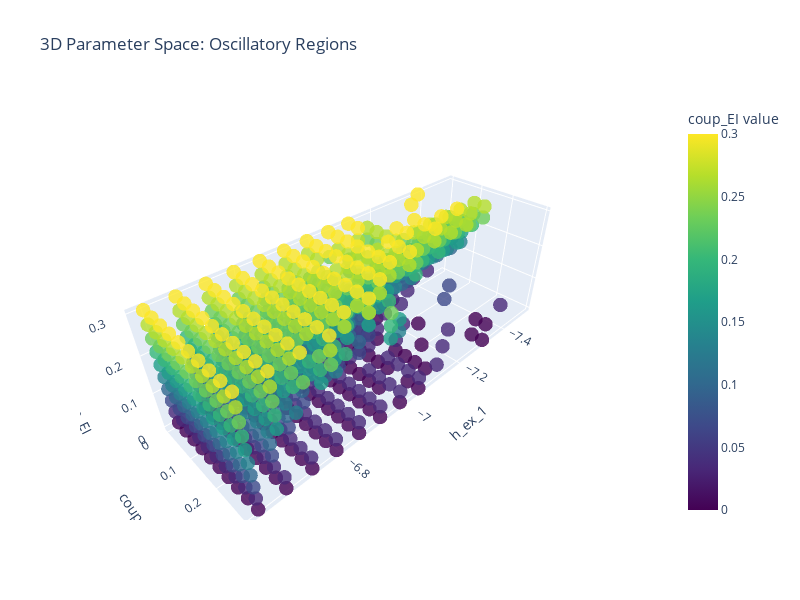

Here is the notebook cell this chart was saved with:
### Markdown cell above
# 2 and 3 D Parameter Scan

### Code cell
import numpy as np
import matplotlib.pyplot as plt
from scipy.integrate import solve_ivp
from scipy.signal import find_peaks
import plotly.graph_objects as go
from plotly.subplots import make_subplots
import plotly.express as px
from tqdm import tqdm


def detect_oscillation(solution, threshold_peaks=3, prominence_factor=0.01):
    """
    Detect if the solution exhibits oscillations by looking for multiple peaks
    in the Ex variable after transients have decayed.
    """
    # Use the second half of the time series to avoid transients
    t = solution.t
    Ex = solution.y[0]
    
    # Focus on the second half to avoid initial transients
    start_idx = len(t) // 2
    t_steady = t[start_idx:]
    Ex_steady = Ex[start_idx:]
    
    if len(Ex_steady) < 50:  # Not enough points
        return False
    
    # Calculate prominence for peak detection
    Ex_range = np.max(Ex_steady) - np.min(Ex_steady)
    prominence = Ex_range * prominence_factor

    # Find peaks
    peaks, _ = find_peaks(Ex_steady, distance=20, prominence=prominence)
    
    # Minimum number of peaks
    return len(peaks) >= threshold_peaks


def analyze_parameter_point(h_ex_1_val, coup_EE_val, coup_EI_val, other_params, t_span=(0, 20)):
    """Analyze a single point in parameter space"""
    try:
        solution = solve_ivp(fun=oscillator, t_span=t_span, y0=y_ini,
            args=(N, h_ex_1_val,  h_in_0, other_params, coup_EE_val, coup_EI_val, sr, t_span[1], pulse), 
            method='BDF', max_step=0.1, rtol=1e-6
        )

        # y0 = solution.y[:, -1]
        
        if solution.success:
            return detect_oscillation(solution)
        else:
            return False
    except:
        return False

# Fixed parameters
other_params = (1, 2.5, 10, 0, 5, 10) # Homoclinic

frac_E, frac_I = 0.1, 0.0 # < 1. 0, 0 means no coupling

# Initial conditions
SEED = 12345
rng  = default_rng(SEED)
y_ini = rng.uniform(size=2*N)

# 3D Parameter ranges to explore
h_ex_1_range  = np.linspace(-7.5, -6.6, 15)      
coup_EE_range = np.linspace(0.0, 0.3, 10)    
coup_EI_range = np.linspace(0.0, 0.3, 10)     


# Create the 3D parameter space grid
oscillation_grid_3d = np.zeros((len(h_ex_1_range), len(coup_EE_range), len(coup_EI_range)))

# 3D parameter scan
print("Performing 3D parameter scan...")
total_points = len(h_ex_1_range) * len(coup_EE_range) * len(coup_EI_range)
point_count = 0

for i, h_ex_1_val in enumerate(tqdm(h_ex_1_range, desc="h_ex_1 progress")):
    for j, coup_EE_val in enumerate(coup_EE_range):
        for k, coup_EI_val in enumerate(coup_EI_range):
            if analyze_parameter_point(h_ex_1_val, coup_EE_val, coup_EI_val, other_params):
                oscillation_grid_3d[i, j, k] = 1
    
print("Scan completed!")


# Create interactive 3D plot
def create_3d_oscillation_plot(oscillation_grid_3d, h_ex_1_range, coup_EE_range, coup_EI_range):
    """Create an interactive 3D scatter plot of oscillatory regions"""
    
    # Get coordinates of oscillatory points
    oscillatory_points = np.where(oscillation_grid_3d == 1)
    
    if len(oscillatory_points[0]) == 0:
        print("No oscillatory regions found in the parameter space!")
        return
    
    h_ex_osc    = h_ex_1_range[oscillatory_points[0]]
    coup_EE_osc = coup_EE_range[oscillatory_points[1]] 
    coup_EI_osc = coup_EI_range[oscillatory_points[2]]
    
    # Create 3D scatter plot
    fig = go.Figure(data=[go.Scatter3d(
        x=h_ex_osc,
        y=coup_EE_osc, 
        z=coup_EI_osc,
        mode='markers',
        marker=dict(
            size=5,
            color=coup_EI_osc,  # Color by q value
            colorscale='Viridis',
            opacity=0.8,
            colorbar=dict(title="coup_EI value")
        ),
        name='Oscillatory regions',
        hovertemplate=
        "<b>k_max:</b> %{x:.2f}<br>" +
        "<b>a1:</b> %{y:.2f}<br>" +
        "<b>q:</b> %{z:.2f}<br>" +
        "<extra></extra>"
    )])
    
    fig.update_layout(
        title='3D Parameter Space: Oscillatory Regions',
        scene=dict(
            xaxis_title='h_ex_1',
            yaxis_title='coup_EE',
            zaxis_title='coup_EI',
            camera=dict(
                eye=dict(x=1.5, y=1.5, z=1.5)
            )
        ),
        width=800,
        height=600
    )
    
    return fig

# Create the interactive plot
fig_3d = create_3d_oscillation_plot(oscillation_grid_3d, h_ex_1_range, coup_EE_range, coup_EI_range)
fig_3d.show()

# Additional: Create 2D slices for different q values
def create_2d_slices(oscillation_grid_3d, h_ex_1_range, coup_EE_range, coup_EI_range, num_slices=6):
    """Create 2D slices of the 3D parameter space"""
    fig = make_subplots(
        rows=2, cols=3,
        subplot_titles=[f'q = {h_ex_1_val:.2f}' for h_ex_1_val in h_ex_1_range[np.linspace(0, len(h_ex_1_range)-1, num_slices, dtype=int)]]
    )
    
    slice_indices = np.linspace(0, len(h_ex_1_range)-1, num_slices, dtype=int)
    
    for idx, q_idx in enumerate(slice_indices):
        row = idx // 3 + 1
        col = idx % 3 + 1
        
        # Create heatmap for this q slice
        heatmap = go.Heatmap(
            z=oscillation_grid_3d[:, :, q_idx],
            x=coup_EE_range,
            y=coup_EI_range,
            colorscale=['white', 'red'],
            showscale=False
        )
        
        fig.add_trace(heatmap, row=row, col=col)
        
        if row == 2:
            fig.update_xaxes(title_text="coup_EE", row=row, col=col)
        if col == 1:
            fig.update_yaxes(title_text="h_ex_1", row=row, col=col)
    
    fig.update_layout(
        title_text="2D Slices of 3D Parameter Space (Red = Oscillations)",
        height=600
    )
    
    return fig

# Create 2D slice visualization
fig_slices = create_2d_slices(oscillation_grid_3d, h_ex_1_range, coup_EE_range, coup_EI_range)
fig_slices.show()

# Save the 3D data for later use
np.save('Data/oscillation_grid_3d.npy', oscillation_grid_3d)
np.save('Data/h_ex_1_range.npy', h_ex_1_range)
np.save('Data/coup_EE_range.npy', coup_EE_range) 
np.save('Data/coup_EI_range.npy', coup_EI_range)

print("3D data saved to files")

### Figure 1 — Plotly figure (JSON) as saved in the notebook; plotly's stock layout.template omitted (floating-point values rounded to 4 significant figures; data arrays with more than 128 entries replaced by an {"elided": "..."} marker saying what was removed)
{"data": [{"hovertemplate": "<b>k_max:</b> %{x:.2f}<br><b>a1:</b> %{y:.2f}<br><b>q:</b> %{z:.2f}<br><extra></extra>", "marker": {"color": {"elided": "840 float values"}, "colorbar": {"title": {"text": "coup_EI value"}}, "colorscale": [[0, "#440154"], [0.1111, "#482878"], [0.2222, "#3e4989"], [0.3333, "#31688e"], [0.4444, "#26828e"], [0.5556, "#1f9e89"], [0.6667, "#35b779"], [0.7778, "#6ece58"], [0.8889, "#b5de2b"], [1, "#fde725"]], "opacity": 0.8, "size": 5}, "mode": "markers", "name": "Oscillatory regions", "type": "scatter3d", "x": {"elided": "840 float values"}, "y": {"elided": "840 float values"}, "z": {"elided": "840 float values"}}], "layout": {"height": 600, "scene": {"camera": {"eye": {"x": 1.5, "y": 1.5, "z": 1.5}}, "xaxis": {"title": {"text": "h_ex_1"}}, "yaxis": {"title": {"text": "coup_EE"}}, "zaxis": {"title": {"text": "coup_EI"}}}, "title": {"text": "3D Parameter Space: Oscillatory Regions"}, "width": 800}}
